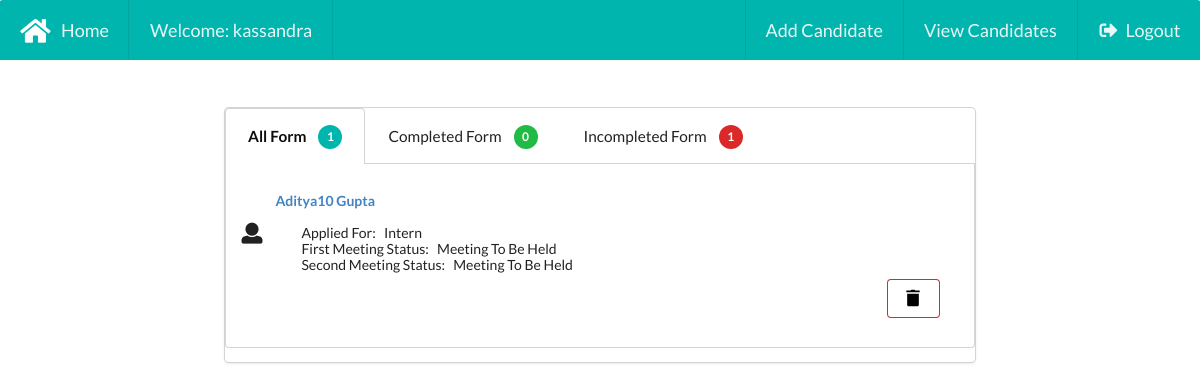
/candidatelist (signed in), run on the app's committed database.
### addcandidate/models.py (models this page shows)
class Recruitment(models.Model):
    HR = models.ForeignKey(User, on_delete=models.CASCADE)
    first_name = models.CharField(max_length=50)
    middle_name = models.CharField(max_length=50, blank=True, null=True)
    last_name = models.CharField(max_length=50, blank=True, null=True)
    contact_number = models.CharField(max_length=13, unique=True)
    linkedin_link = models.URLField(max_length=200, unique=True, blank=True)
    resume = models.FileField(upload_to='resume/', blank=True, null=True)
    state = models.CharField(max_length=50)
    city = models.CharField(max_length=50)
    date_called = models.DateField(default=timezone.now)
    time_called = models.TimeField()
    role = models.ForeignKey(Role, on_delete=models.CASCADE)
    position = models.CharField(max_length=50, choices=Constants.POSITION)
    other_role = models.CharField(max_length=50, blank=True)
    other_position = models.CharField(max_length=50, blank=True)
    first_param_val = models.CharField(max_length=50, choices=Constants.PARAMETER_VALUES)
    second_param_val = models.CharField(max_length=50, choices=Constants.PARAMETER_VALUES)
    third_param_val = models.CharField(max_length=50, choices=Constants.PARAMETER_VALUES)
    fourth_param_val = models.CharField(max_length=50, choices=Constants.PARAMETER_VALUES)
    attitude = models.ManyToManyField(Attitude)
    positive_notes = models.TextField(blank=True)
    negative_notes = models.TextField(blank=True)
    additional_notes = models.TextField(blank=True)
    source = models.CharField(max_length=50, choices=Constants.SOURCE)
    other_source = models.CharField(max_length=50, blank=True)
    first_meeting_status = models.CharField(max_length=50, choices=Constants.MEETING_STATUS)
    additional_notes_on_first_meeting = models.TextField(blank=True)
    interview_date = models.DateField(blank=True, default=None, null=True)
    interview_time = models.TimeField(blank=True, default=None, null=True)
    second_meeting_status = models.CharField(max_length=50, choices=Constants.MEETING_STATUS, blank=True, null=True)
    additional_notes_on_second_meeting = models.TextField(blank=True, null=True)
    more_meetings = models.ManyToManyField(ExtraMeeting, blank=True)
    aadhar = models.FileField(upload_to='aadhar/', blank=True, null=True)
    email = models.EmailField(max_length=254, blank=True, null=True)

### addcandidate/views.py (the view)
# urls.py: path('candidatelist', views.list_candidate, name='listcandidate'),
@login_required
def list_candidate(request):
    if request.user.is_superuser:
        completed_recruitment_forms = Recruitment.objects.filter(Q(first_meeting_status="rejected")  | Q(second_meeting_status="shortlisted") | Q(second_meeting_status="rejected")).order_by('-pk')
        incompleted_recruitment_forms = Recruitment.objects.filter(~(Q(first_meeting_status="rejected")  | Q(second_meeting_status="shortlisted") | Q(second_meeting_status="rejected"))).order_by('-pk')
        all_recruitment_forms = Recruitment.objects.all().order_by('-pk')
    else:
        completed_recruitment_forms = Recruitment.objects.filter(Q(HR=request.user) & (Q(first_meeting_status="rejected")  | Q(second_meeting_status="shortlisted") | Q(second_meeting_status="rejected"))).order_by('-pk')
        incompleted_recruitment_forms = Recruitment.objects.filter(Q(HR=request.user) & ~((Q(first_meeting_status="rejected")  | Q(second_meeting_status="shortlisted") | Q(second_meeting_status="rejected")))).order_by('-pk')
        all_recruitment_forms = Recruitment.objects.filter(Q(HR=request.user)).order_by('-pk')
    print(completed_recruitment_forms)
    print(incompleted_recruitment_forms)
    print(all_recruitment_forms)
    context = {
        'completed_recruitment_forms': completed_recruitment_forms,
        'incompleted_recruitment_forms': incompleted_recruitment_forms,
        'all_recruitment_forms': all_recruitment_forms
    }
    return render(request, 'addcandidate/listcandidate.html', context)

### templates/addcandidate/listcandidate.html (shortened to what this page needs)
{% extends 'addcandidate/base.html' %}
{% load staticfiles %}
{% load custom_tags %}
{% block body_block %}
<div class="ui stackable doubling centered card right floated"
         style="margin: auto;
                margin-top: 4%;
                min-width: 750px;">
    <div class="ui top attached tabular menu">
        <a class= "active item" data-tab="allform">
            All Form <div class="ui teal circular label">{{all_recruitment_forms|length}}</div>
        </a>
        <a class= "item" data-tab="completedform">
            Completed Form <div class="ui green circular label">{{completed_recruitment_forms|length}}</div>
        </a>
        <a class="item" data-tab="incompletedform">
            Incompleted Form <div class="ui red circular label">{{incompleted_recruitment_forms|length}}</div>
        </a>
    </div>
    <div class="ui bottom attached active tab segment" data-tab="allform">
    <div class="ui vertical segment">
    <div class="ui relaxed divided list">
        {% for candidate in all_recruitment_forms %}
            <div class="item">
                <i class="large user middle aligned icon"></i>
                <div class="content">
                    <a class="header" href="{% url 'addcandidate:viewcandidate' pk=candidate.pk %}">{{candidate.first_name}} {{candidate.last_name}}</a>
                    <br>
                    <div class="short_description" style="padding-left: 26px;">
                        <div class="position">Applied For:&nbsp&nbsp {{candidate.get_position_display}}</div>
                        <div class="fms">First Meeting Status:&nbsp&nbsp {{candidate.get_first_meeting_status_display}}</div>
                        <div class="sms">Second Meeting Status:&nbsp&nbsp {{candidate.get_second_meeting_status_display}}</div>
                    </div>
                </div>
            </div>
            <form method="post" action="{% url 'addcandidate:deletecandidate' %}" class="ui form" role="form">
                <button class="mini ui negative basic button" type="button" onclick="requestModal({{candidate.pk}})" style="margin-left:90%"><svg xmlns="http://www.w3.org/2000/svg" x="0px" y="0px"
                                                            width="20" height="20" viewBox="0 0 24 24" style=" fill:#000;"><path d="M 10 2 L 9 3 L 4 3 L 4 5 L 7 5 L 17 5 L 20 5 L 20 3 L 15 3 L 14 2 L 10 2 z M 5 7 L 5 20 C 5 21.1 5.9 22 7 22 L 17 22 C 18.1 22 19 21.1 19 20 L 19 7 L 5 7 z"></path></svg></button>
                </form>
        {% endfor %}
    </div>
    </div>
    </div>
</div>
{% endblock %}

### templates/addcandidate/base.html (shortened to what this page needs)
<!DOCTYPE html>
{% load staticfiles %}
<html lang="en">
<head>
    <link rel="stylesheet" href="https://cdnjs.cloudflare.com/ajax/libs/semantic-ui/2.4.1/semantic.min.css"/>
    <link rel="stylesheet" href="{% static 'css/style.css' %}">
</head>
<body>
    <div class="ui stackable massive inverted teal top attached menu" id="navbar">
        <a class="item" href="{% url 'addcandidate:home' %}">
            <i class="ui active inverted large home icon"></i>
            Home
        </a>
        {% if user.is_authenticated %}
            <div class="item">
                    Welcome: {{user.username}}
            </div>
        {% endif %}
        <div class="right inverted menu">
            {% if user.is_authenticated %}
                <a class="item" href="{% url 'addcandidate:addcandidate' %}">
                    Add Candidate
                </a>
                <a class="item" href="{% url 'addcandidate:listcandidate' %}">
                    View Candidates
                </a>
                <a class="right item" href="{% url 'addcandidate:logout' %}">
                    <i class="ui inverted sign out icon"></i>
                    Logout
                </a>
            {% else %}
                <a class="right item" href="{% url 'addcandidate:user_login' %}">
                    <i class="ui inverted sign out icon"></i>
                    Login
                </a>
            {% endif %}
        </div>
    </div>
<div class="container">
    {% block body_block %}{% endblock %}
</div>
</body>
</html>

### static/css/style.css (style rules this page uses)
.ui.form { font-size:1.1rem; }
.ui.stackable .top { font-size:1.1rem; }
.ui.stackable .bottom { font-size:1.1rem; }

### data on the page
Recruitment: first_name "Aditya10", last_name "Gupta", position "Intern", first_meeting_status "Meeting To Be Held", second_meeting_status "Meeting To Be Held"

### other printed values
{{ user.username }} "kassandra"
{{ all_recruitment_forms|length }} "1"
{{ completed_recruitment_forms|length }} "0"
{{ incompleted_recruitment_forms|length }} "1"
